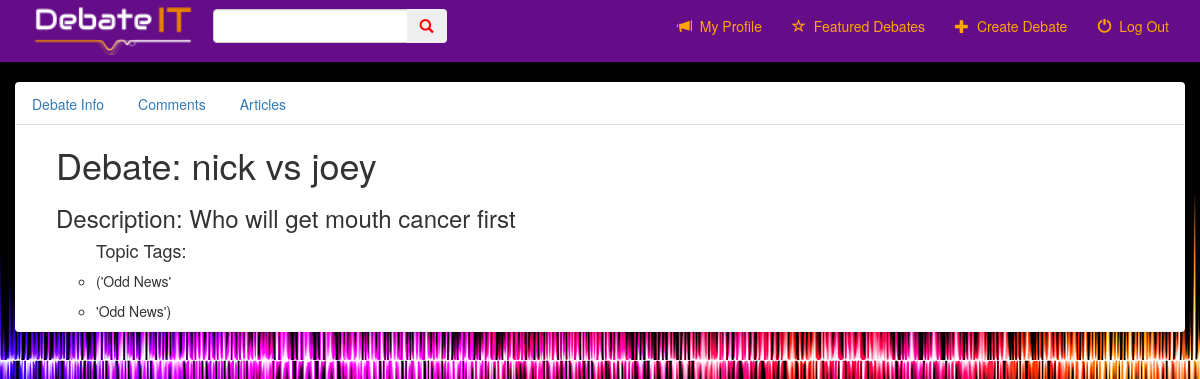
Page /debate/5/ (signed in) on the earlier database version.
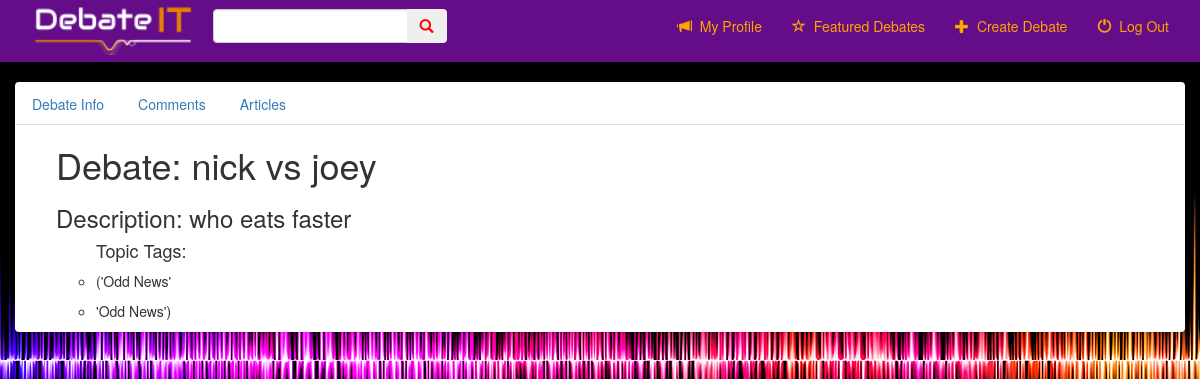
Same page on the later database version.
### debate/models.py (models this page shows, shortened)
class DebateTopic(models.Model):
    topic = models.CharField(max_length=250)
    description = models.CharField(max_length=500)
    timestamp = models.DateTimeField(auto_now_add=True)
    photo = models.ImageField(blank=True)
    article_URL = models.URLField(blank=True, null=True)
    user = models.ForeignKey(User)
    TOPIC_CHOICES = (('Sports', 'Sports'),
                     ('Politics', 'Politics'),
                     ('Entertainment', 'Entertainment'),
                     ('Fashion', 'Fashion'),
                     ('Odd News', 'Odd News'),
                     ('Local', 'Local'),
                     ('International', 'International'),
                     ('Music', 'Music'),
                     ('Trending', 'Trending'),
                     ('Technology', 'Technology'),
                     ('Science', 'Science'),
                     ('Business', 'Business'),
                     ('Finance', 'Finance'),
                     ('Television', 'Television'),
                     ('Movies', 'Movies'),
                     ('Celebrities', 'Celebrities'),
                     ('Social Media', 'Social Media'),
                     ('Food', 'Food'),
                     ('Health', 'Health'),
                     ('Nature', 'Nature'),
                     ('Kids', 'Kids'),
                     ('Breaking News', 'Breaking News'),
                     ('Travel', 'Travel'),
                     ('Substances', 'Substances'),
                     ('United States', 'United States'),
                     ('Andimals', 'Animals'),
                     ('Art', 'Art'),
                     ('Education', 'Education'),
                     ('Employment', 'Employment'),
                     ('Brands', 'Brands')
                     )
    tags = MultiSelectField(choices=TOPIC_CHOICES, default=(('Odd News', 'Odd News')))

### debate/views.py (the view)
# urls.py: url(r'^(?P<pk>[0-9]+)/$', views.DetailView.as_view(), name='detail'),
class DetailView(generic.DetailView):
    model = DebateTopic
    template_name = "debate/detail.html"

### debate/templates/debate/detail.html (shortened to what this page needs)
{% extends 'debate/base.html' %}
{% block body %}
    <div class="container-fluid">
        <div class="panel">
            <ul class="nav nav-tabs">
                <li>
                    <a href="#det-debate-topic" data-toggle="tab" class="active">Debate Info</a>
                </li>
                <li>
                    <a href="#det-comments" data-toggle="tab">Comments</a>
                </li>
                <li>
                    <a href="#det-articles" data-toggle="tab">Articles</a>
                </li>
            </ul>
            <ul class="tab-content">
                <li id="det-debate-topic" class="tab-pane active" >
                    <h1>Debate: {{ debatetopic.topic }}</h1>
                    <h3>Description: {{ debatetopic.description }}</h3>
                    <ul><h4>Topic Tags:</h4>
                        {% for tag in debatetopic.tags %}
                            <li>
                                <p>{{ tag }}</p>
                            </li>
                        {% endfor %}
                    </ul>
                </li>
            </ul>
        </div>
    </div>
{% endblock %}

Differences in the rows shown:
changed DebateTopic "nick vs joey": description "Who will get mouth cancer first" → "who eats faster"
